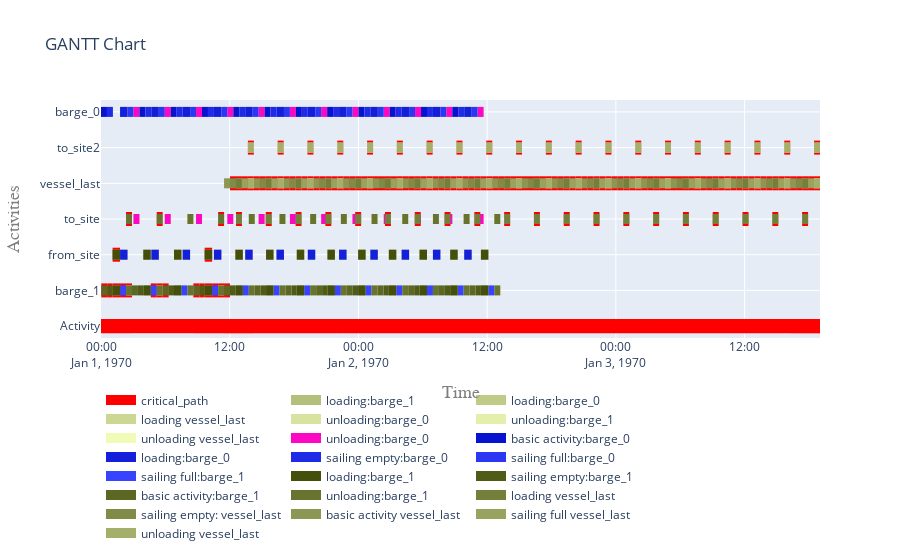

Write notebook code for a chart like this one.
### Code cell
plot.get_gantt_chart(simulation_data_out['object_list'],
                     critical_path_dataframe=critical_df,
                     id_map=simulation_data_out['activity_list'])
